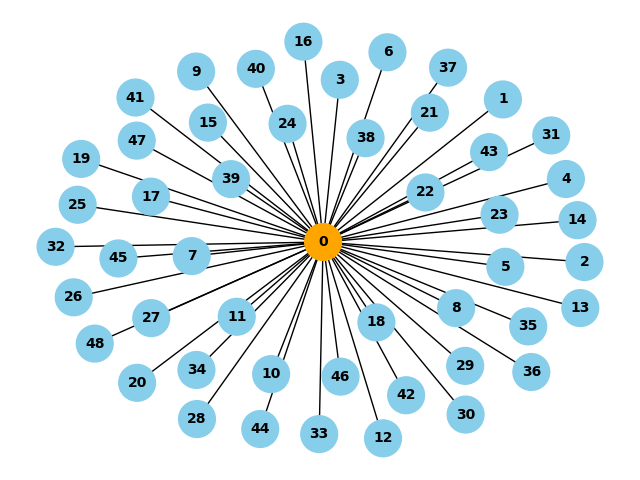

Here is the Python script that generated this plot:
import networkx as nx
import matplotlib.pyplot as plt

class StarGraphVisualization:
    def __init__(self, n):
        self.n = n
        self.G = nx.star_graph(n - 1)
        self.pos = nx.spring_layout(self.G)
        self.central_node = 0
        self.node_colors = ['orange' if node == self.central_node else 'skyblue' for node in self.G.nodes]

    def visualize_graph(self):
        nx.draw(self.G, self.pos, with_labels=True, node_color=self.node_colors,
                node_size=700, font_size=10, font_color='black', font_weight='bold')
        plt.title(f'Star Graph with {self.n} nodes')
        plt.show()

    def save_graph_image(self, filename='star_graph.png'):
        nx.draw(self.G, self.pos, with_labels=True, node_color=self.node_colors,
                node_size=700, font_size=10, font_color='black', font_weight='bold')
        plt.title(f'Star Graph with {self.n} nodes')
        plt.savefig(filename)
        print(f'Graph image saved as {filename}')

star_graph_instance = StarGraphVisualization(49)
# Visualize the graph
star_graph_instance.visualize_graph()
# Save the graph image
star_graph_instance.save_graph_image('star_graph.gif')
